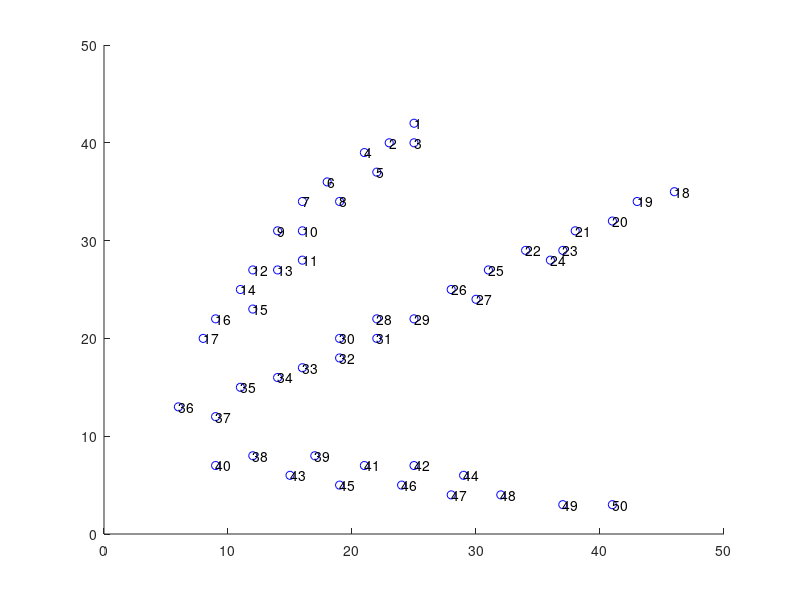

Reproduce this figure in MATLAB.
data=load('cluster_dataset.txt');
[n,m] = size(data);
x = data(:,1);
y = data(:,2);
for i = 1 : n                            
   scatter(x(i),y(i),'b');            %plot
   hold on
   text(x(i)+0.01,y(i)+0.01,num2str(i));     %text
   hold on
end